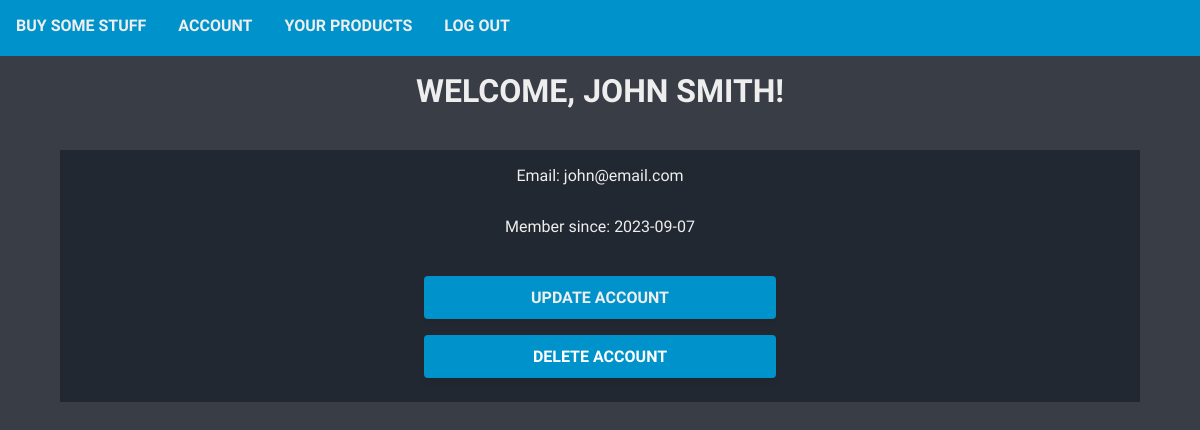
Screenshot of /merchant_account (signed in) with the database file from the repository.
### models.py (models this page shows, shortened)
class Merchant(UserMixin, db.Model):
    id = db.Column(db.Integer, primary_key=True)
    name = db.Column(db.String(100), index=True, unique=False, nullable=False)
    email = db.Column(db.String(100), index=True, unique=False, nullable=False)
    hashed_password = db.Column(db.String(100), index=False, unique=False)
    date_joined = db.Column(db.DateTime, index=False, unique=False)
    products = db.relationship('Product', backref='seller', lazy='dynamic', cascade="all, delete-orphan")

### account_routes.py (the view)
@app.route('/merchant_account')
@login_required
def account():
    return render_template('merchant_account.html')

### main.py (called while the page is built)
@login_manager.user_loader
def load_user(user_id):
    return Merchant.query.get(int(user_id))

### templates/merchant_account.html (shortened to what this page needs)
{% extends "base.html"%}
{% block main %}
<h1>Welcome, {{ current_user.name.title() }}!</h1>
<ul class="container col sub-background">
    <li>Email: {{ current_user.email }}</li>
    <li>Member since: {{ current_user.date_joined.date() }}</li>
    <li class="row" id="buttonGroup">
        <button>
            <a href=" {{ url_for('merchant_update') }} ">
                Update account
            </a>
        </button>
        <button onclick="delete_decision()">Delete Account</button>
    </li>
</ul>
{% endblock %}

### static/styles.css (style rules this page uses)
* { margin: 0; padding: 0; box-sizing: border-box; }
:root { --colorPrimary: #7fff00; }
body { font-family: 'Quicksand', sans-serif; font-size: 16px; -webkit-font-smoothing: antialiased; color: #eeeeee; background-color: #393e46; }
li { list-style: none; margin: 2vh; }
a { text-decoration: none; color: #eeeeee; text-transform: uppercase; font-size: 16px; font-weight: bold; }
h1, h2, h3, h4, p { text-align: center; margin: 1vh; color: #eeeeee; text-transform: uppercase; }
.row { display: flex; flex-flow: row wrap; justify-content: space-evenly; align-items: center; }
.col { display: flex; flex-direction: column; justify-content: space-evenly; align-items: center; }
.container { width: 90%; height: auto; margin: 5vh auto; }
.sub-background { background-color: #222831; }
button, input[type=submit] { background: #0092ca; font-family: 'Quicksand', sans-serif; color: #ffffff; border-radius: 4px; border: 0; padding: 12px 16px; font-size: 16px; font-weight: 600; cursor: pointer; display: block; transition: all 0.2s ease; box-shadow: 0px 4px 5.5px 0px rgba(0, 0, 0, 0.07); width: 100%; text-transform: uppercase; }
#buttonGroup button { margin: 1vh; }
#buttonGroup button a { color: #eeeeee; }

### rows the page displays
Merchant: name "JOHN SMITH", email "john@email.com", date_joined "2023-09-07"
